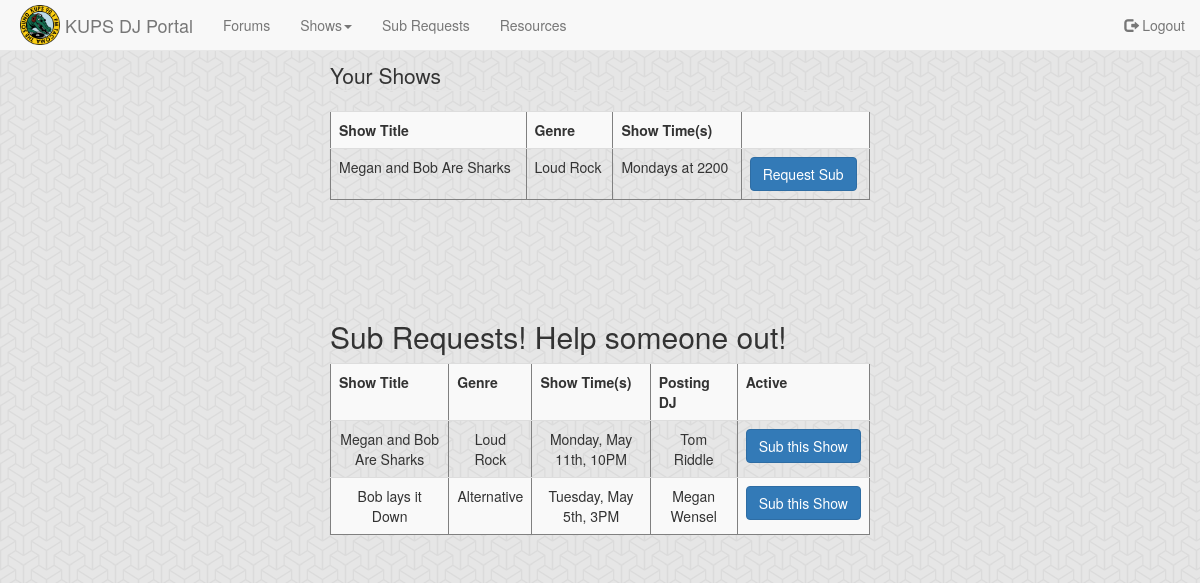
The app's page /substitutions.php (signed in) with its own data.
### tables this page shows
CREATE TABLE IF NOT EXISTS dj (
	email VARCHAR(30),
	showid INT,
	PRIMARY KEY (email, showid),
	FOREIGN KEY (email) REFERENCES user(email)
		ON DELETE CASCADE,
	FOREIGN KEY (showid) REFERENCES radioShow(showid)
		ON DELETE CASCADE
);

CREATE TABLE IF NOT EXISTS radioShow (
	showid INT NOT NULL,
	genre VARCHAR(20),
	title VARCHAR(40),
	PRIMARY KEY (showid)
);

CREATE TABLE IF NOT EXISTS showInstance (
	showid INT,
	weekday VARCHAR(10),
	time VARCHAR(10),
	PRIMARY KEY (showid, weekday, time),
	FOREIGN KEY (showid) REFERENCES radioShow(showid)
		ON DELETE CASCADE
);

CREATE TABLE IF NOT EXISTS user (
	name VARCHAR(20) NOT NULL,
	admin TINYINT(2) DEFAULT 0,
	password VARCHAR(20) NOT NULL,
	email VARCHAR(30) NOT NULL,
	PRIMARY KEY (email)
);

### _helpers.php (called while the page is built, shortened)
<?php
function get_genre($shortform) {
	if ($shortform == 'alt') {
		return "Alternative";
	}
	else if ($shortform == 'hip') {
		return "Hip Hop";
	}
	else if ($shortform == 'loud') {
		return "Loud Rock";
	}
}
function get_weekday($shortform) {
	if ($shortform == 'Mon') {
		return "Monday";
	}
	else if ($shortform == 'Tue') {
		return "Tuesday";
	}
}
?>

### substitutions.php (the view, shortened to what this page needs)
<?php
include '_helpers.php';
include '_header.php';
echo "<div class='container'>";
echo "<span class='col-xs-3 col-sm-3 col-md-3 col-lg-3'></span>";
echo "<div class='content left-float col-xs-6 col-sm-6 col-md-6 col-lg-6'>";
	try
	{
		$db = new PDO("mysql:dbname=soundpod", 'root');
		$db -> setAttribute(PDO::ATTR_ERRMODE, PDO::ERRMODE_EXCEPTION);
		echo "<legend>Your Shows</legend>";
		if (isset($_SESSION['email'])) { $myemail = $_SESSION['email']; }
		$shows = $db -> query ("SELECT * FROM radioShow NATURAL JOIN dj WHERE email='$myemail'");
		if($shows->rowCount() < 1)
		{
			?>
			<p>You don't have a show in the schedule :(  ...maybe you should make one? <a href="/add-show.php"> Click Here for show creation</a></p>
			<?php
		}
		else{
			echo '<table class="table table-striped" border="1">';
			echo '<tr><th>Show Title</th><th>Genre</th><th>Show Time(s)</th><th></th></tr>';
			foreach ($shows as $show) {
				$showid = $show['showid'];
				$title = $show['title'];
				$genre = get_genre($show['genre']);
				echo "<td>".$title."</td>";
				echo "<td>".$genre."</td>";
				$showtimes = $db -> query ("SELECT * FROM showInstance WHERE showid=$showid");
				echo "<td>";
				foreach ($showtimes as $showtime) {
					$day = $showtime['weekday'];
					$time = $showtime['time'];
					echo $day."s at ";
					echo $time;
					echo "<br />";
				}
				echo "</td>";
				echo "<td><form id='sub_request_$showid' method='post' action='/requestSub.php'>";
				echo "<input type='submit' class='btn btn-primary' name='submit_$showid' value='Request Sub' /></form></td>";
			}
			echo "</table>";
		}
		echo "<br /><br /><br /><br />";
		$subRequests = $db -> query ("SELECT * FROM (SELECT * FROM subRequest WHERE active='1') AS rqs NATURAL JOIN radioShow");
		if($subRequests->rowCount() < 1){
			print "There are zero active subRequests...";
		}
		else {
			?>
			<h2>Sub Requests! Help someone out!</h2>
			<table class="table table-striped" border="1">
				<tbody align="center">
			<tr><th>Show Title</th><th>Genre</th><th>Show Time(s)</th><th>Posting DJ</th><th>Active</th></tr>
			<?php
			foreach ($subRequests as $sub) {
				$showid = $sub['showid'];
				$title = $sub['title'];
				$genre = get_genre($sub['genre']);
				$weekday = get_weekday($sub['weekday']);
				$time = $sub['time'];
				$month = $sub['month'];
				$day = $sub['day'];
				$active = $sub['active'];
				$origdj = $sub['origdj'];
				echo "<td>".$title."</td>";
				echo "<td>".$genre."</td>";
				echo "<td>$weekday, $month $day, $time</td>";
				$origdjs = $db -> query ("SELECT * FROM user WHERE email='$origdj'");
				$theorigdj = $origdjs -> fetch();
				echo "<td>".$theorigdj['name']."</td>";
				if ($active == 1) {
					echo "<td><form id='sub_accept_$showid' method='post' action='/_acceptSub.php'>";
					echo "<input class='btn btn-primary' type='submit' name='submit_$showid' value='Sub this Show' /></form></td>";
				}
			}
			echo "</table>";
		}
	}
	catch(PDOException $e) {
		print 'Exception : '.$e -> getMessage();
	}
echo "</div>";
echo "</div>";
?>

### assets/stylesheets/screen.css (style rules this page uses)
body { background: #ffffff url("/assets/images/background/escheresque.png") repeat left top; padding-top: 60px; margin-bottom: 60px; }

### records on screen
dj: showid.title "Megan and Bob Are Sharks", showid.genre "Loud Rock"
showinstance: weekday "Monday", time "2200"
radioshow: title "Megan and Bob Are Sharks", genre "Loud Rock", weekday "Monday", month "May", day "11th", time "10PM", user.name "Tom Riddle"
radioshow: title "Bob lays it Down", genre "Alternative", weekday "Tuesday", month "May", day "5th", time "3PM", user.name "Megan Wensel"
